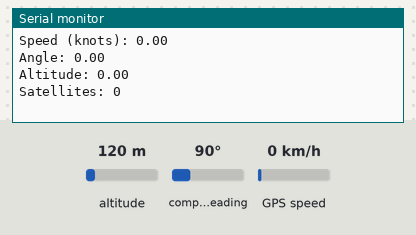
Recording of a sketch running on a simulated Arduino Mega 2560, built with avr-gcc and run on an emulated ATmega2560. On the bench: the last lines printed to the serial monitor. The inputs (shaded band) are chosen by the test bench; at power-on: altitude 120 m, compass heading 90°, GPS speed 0 km/h. The GPS gets a fix after 3 s at 37.7749, -122.4194 with 8 satellites.

Above: at 2.2 s.
2.3 s: altitude set to 20 m
At 4.9 s:
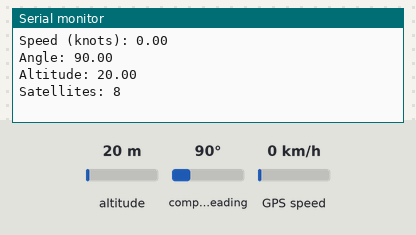
6.6 s: compass heading set to 7°
8.1 s: GPS speed set to 2 km/h
At 8.1 s:
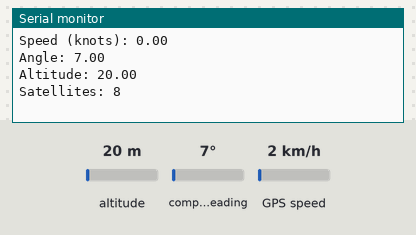
Timing chart, 0 to 11.1 s (numbered marks = the images above; inputs shaded):
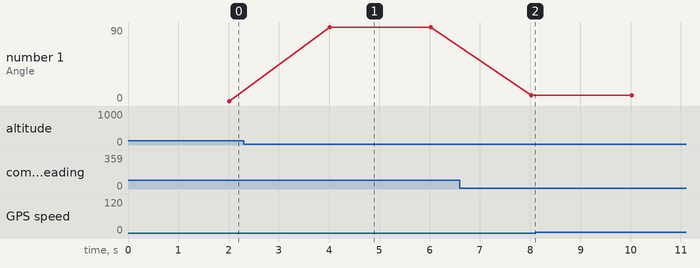

Measured:
- after the input at 2.3 s, the serial monitor: prints a new line after 1.7 s (image 1)
- plotted number 1: 90 → 7 after the input at 6.6 s

The sketch:

Position_GPS_GEI.ino
```cpp
/* 30 Mars 2017 - Alexandre Boyer (INSA de Toulouse)
 * Position_GPS_GEI: programme permettant de lire les données issues du GPS Adafruit Ultimate Breakout V3.
 * La position est mise à jour toutes les 2 secondes.
 * Ce programme s'inspire des exemples fournis par Adafruit pour la prise en main des chipsets MTK3329/MTK3339.
 * Il est adapté pour un fonctionnement soit sur board Arduino MEGA, soit sur board Arduino Uno.
 */


#include <Adafruit_GPS.h>
#include <SoftwareSerial.h>


//si utilisation du board Arduino Uno :
//   Connect the GPS TX (transmit) pin to Digital 3
//   Connect the GPS RX (receive) pin to Digital 2
//SoftwareSerial mySerial(3, 2);
//Adafruit_GPS GPS(&mySerial);


//si utilisation du board Arduino Mega2560 (attention à bien sélectionner cette carte avant la compilation).
//   Connect the GPS TX (transmit) pin to Arduino RX1
//   Connect the GPS RX (receive) pin to matching TX1
#define mySerial Serial1
Adafruit_GPS GPS(&mySerial);

//période de rafraichissement des données GPS
#define PeriodUpdateGPS 2000 //en ms


// Set GPSECHO to 'false' to turn off echoing the GPS data to the Serial console
// Set to 'true' if you want to debug and listen to the raw GPS sentences.
//#define GPSECHO  true
#define GPSECHO  false //pour ne pas avoir les données brutes

// this keeps track of whether we're using the interrupt
// off by default!
boolean usingInterrupt = true;
void useInterrupt(boolean); // Func prototype keeps Arduino 0023 happy

void setup()
{

  // connect at 115200 so we can read the GPS fast enough and echo without dropping chars
  // also spit it out
  Serial.begin(115200);
  Serial.println("Adafruit GPS library basic test!");

  // 9600 NMEA is the default baud rate for Adafruit MTK GPS's- some use 4800
  GPS.begin(9600);

  // uncomment this line to turn on RMC (recommended minimum) and GGA (fix data) including altitude
  GPS.sendCommand(PMTK_SET_NMEA_OUTPUT_RMCGGA);

  // Set the update rate
  GPS.sendCommand(PMTK_SET_NMEA_UPDATE_1HZ);   // 1 Hz update rate
  // For the parsing code to work nicely and have time to sort thru the data, and
  // print it out we don't suggest using anything higher than 1 Hz

  // Request updates on antenna status, comment out to keep quiet
  GPS.sendCommand(PGCMD_ANTENNA);

  // autorisation des interruptions.
  useInterrupt(true);

  delay(1000);
  // Ask for firmware version
  Serial.println(PMTK_Q_RELEASE);  //marche.
  Serial.println(ARDUINO);
}


// Interrupt is called once a millisecond, looks for any new GPS data, and stores it
SIGNAL(TIMER0_COMPA_vect) {
  char c = GPS.read();
  // if you want to debug, this is a good time to do it!
#ifdef UDR0
  if (GPSECHO)
    if (c) UDR0 = c;
    // writing direct to UDR0 is much much faster than Serial.print
    // but only one character can be written at a time.
#endif
}

void useInterrupt(boolean v) {
  if (v) {
    // Timer0 is already used for millis() - we'll just interrupt somewhere
    // in the middle and call the "Compare A" function above
    OCR0A = 0xAF;
    TIMSK0 |= _BV(OCIE0A);
    usingInterrupt = true;
  } else {
    // do not call the interrupt function COMPA anymore
    TIMSK0 &= ~_BV(OCIE0A);
    usingInterrupt = false;
  }
}

uint32_t timer = millis();
void loop()                     // run over and over again
{
  // in case you are not using the interrupt above, you'll
  // need to 'hand query' the GPS, not suggested :(
  if (! usingInterrupt) {
    // read data from the GPS in the 'main loop'
    char c = GPS.read();
    // if you want to debug, this is a good time to do it!
    if (GPSECHO)
      if (c) Serial.print(c);
  }


  // if a sentence is received, we can check the checksum, parse it...
  if (GPS.newNMEAreceived()) {
    // a tricky thing here is if we print the NMEA sentence, or data
    // we end up not listening and catching other sentences!
    // so be very wary if using OUTPUT_ALLDATA and trytng to print out data
    //Serial.println(GPS.lastNMEA());   // this also sets the newNMEAreceived() flag to false


    if (!GPS.parse(GPS.lastNMEA()))   // this also sets the newNMEAreceived() flag to false
      return;  // we can fail to parse a sentence in which case we should just wait for another
  }

  // if millis() or timer wraps around, we'll just reset it
  if (timer > millis())  timer = millis();


  // approximately every PeriodUpdateGPS ms or so, print out the current stats
  if (millis() - timer > PeriodUpdateGPS) {
    timer = millis(); // reset the timer

    Serial.print("\nTime: ");
    Serial.print(GPS.hour, DEC); Serial.print(':');
    Serial.print(GPS.minute, DEC); Serial.print(':');
    Serial.print(GPS.seconds, DEC); Serial.print('.');
    Serial.println(GPS.milliseconds);
    Serial.print("Date: ");
    Serial.print(GPS.day, DEC); Serial.print('/');
    Serial.print(GPS.month, DEC); Serial.print("/20");
    Serial.println(GPS.year, DEC);
    Serial.print("Fix: "); Serial.print((int)GPS.fix);
    Serial.print(" quality: "); Serial.println((int)GPS.fixquality);
    //Uncomment the loop to display NMEA frame only when GPS module is locked on satellites (GPS fix).
    //if (GPS.fix) {
      Serial.print("Location: ");
      Serial.print(GPS.latitude, 4); Serial.print(GPS.lat);
      Serial.print(", ");
      Serial.print(GPS.longitude, 4); Serial.println(GPS.lon);
      Serial.print("Location (in degrees, works with Google Maps): ");
      Serial.print(GPS.latitudeDegrees, 4);
      Serial.print(", ");
      Serial.println(GPS.longitudeDegrees, 4);

      Serial.print("Speed (knots): "); Serial.println(GPS.speed);
      Serial.print("Angle: "); Serial.println(GPS.angle);
      Serial.print("Altitude: "); Serial.println(GPS.altitude);
      Serial.print("Satellites: "); Serial.println((int)GPS.satellites);
   // }
  }
}
```
